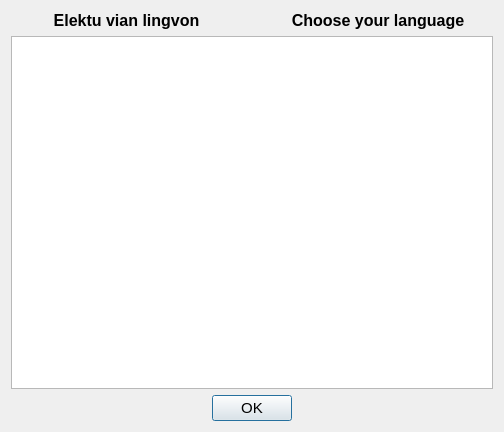
<?xml version="1.0" encoding="UTF-8"?>
<ui version="4.0">
 <class>lingvoelekto</class>
 <widget class="QDialog" name="lingvoelekto">
  <property name="geometry">
   <rect>
    <x>0</x>
    <y>0</y>
    <width>504</width>
    <height>432</height>
   </rect>
  </property>
  <property name="font">
   <font>
    <pointsize>11</pointsize>
   </font>
  </property>
  <property name="windowTitle">
   <string>Dialog</string>
  </property>
  <layout class="QVBoxLayout" name="verticalLayout">
   <item>
    <layout class="QHBoxLayout" name="horizontalLayout">
     <item>
      <widget class="QLabel" name="label">
       <property name="font">
        <font>
         <pointsize>12</pointsize>
         <weight>75</weight>
         <bold>true</bold>
        </font>
       </property>
       <property name="text">
        <string>Elektu vian lingvon</string>
       </property>
       <property name="alignment">
        <set>Qt::AlignCenter</set>
       </property>
      </widget>
     </item>
     <item>
      <widget class="QLabel" name="label_2">
       <property name="sizePolicy">
        <sizepolicy hsizetype="Maximum" vsizetype="Preferred">
         <horstretch>0</horstretch>
         <verstretch>0</verstretch>
        </sizepolicy>
       </property>
       <property name="text">
        <string notr="true"/>
       </property>
       <property name="pixmap">
        <pixmap resource="ikonoj.qrc">:/ikonoj/traduko2.png</pixmap>
       </property>
       <property name="alignment">
        <set>Qt::AlignCenter</set>
       </property>
      </widget>
     </item>
     <item>
      <widget class="QLabel" name="label_3">
       <property name="font">
        <font>
         <pointsize>12</pointsize>
         <weight>75</weight>
         <bold>true</bold>
        </font>
       </property>
       <property name="text">
        <string>Choose your language</string>
       </property>
       <property name="alignment">
        <set>Qt::AlignCenter</set>
       </property>
      </widget>
     </item>
    </layout>
   </item>
   <item>
    <widget class="QListWidget" name="Lingvo">
     <property name="font">
      <font>
       <family>Arial</family>
      </font>
     </property>
     <property name="sortingEnabled">
      <bool>true</bool>
     </property>
    </widget>
   </item>
   <item>
    <layout class="QHBoxLayout" name="horizontalLayout_2">
     <item>
      <spacer name="horizontalSpacer">
       <property name="orientation">
        <enum>Qt::Horizontal</enum>
       </property>
       <property name="sizeHint" stdset="0">
        <size>
         <width>40</width>
         <height>20</height>
        </size>
       </property>
      </spacer>
     </item>
     <item>
      <widget class="QPushButton" name="pushButton">
       <property name="text">
        <string notr="true">OK</string>
       </property>
      </widget>
     </item>
     <item>
      <spacer name="horizontalSpacer_2">
       <property name="orientation">
        <enum>Qt::Horizontal</enum>
       </property>
       <property name="sizeHint" stdset="0">
        <size>
         <width>40</width>
         <height>20</height>
        </size>
       </property>
      </spacer>
     </item>
    </layout>
   </item>
  </layout>
 </widget>
 <resources>
  <include location="ikonoj.qrc"/>
 </resources>
 <connections>
  <connection>
   <sender>Lingvo</sender>
   <signal>itemDoubleClicked(QListWidgetItem*)</signal>
   <receiver>pushButton</receiver>
   <slot>click()</slot>
   <hints>
    <hint type="sourcelabel">
     <x>136</x>
     <y>98</y>
    </hint>
    <hint type="destinationlabel">
     <x>188</x>
     <y>252</y>
    </hint>
   </hints>
  </connection>
 </connections>
</ui>
